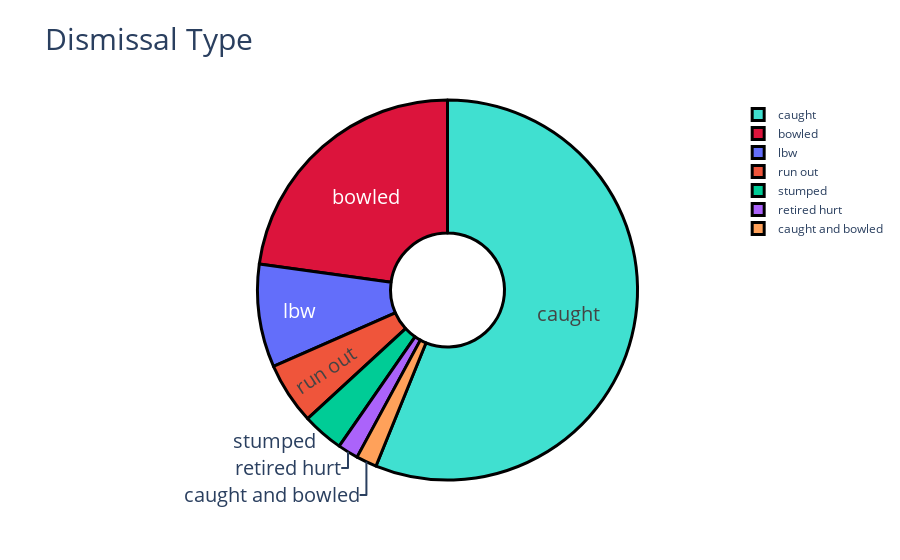

Here is the notebook cell this chart was saved with:
### Code cell
Batting_Targets['name'] = Batting_Targets.index
widgets.interact(Batsman_Analysis, Batter = Batting_Targets['name'])

### Figure 1 — Plotly figure (JSON) as saved in the notebook; plotly's stock layout.template omitted (floating-point values rounded to 4 significant figures)
{"data": [{"hole": 0.3, "hoverinfo": "label+percent", "labels": ["caught", "bowled", "lbw", "run out", "stumped", "retired hurt", "caught and bowled"], "marker": {"colors": ["turquoise", "crimson"], "line": {"color": "#000000", "width": 3}}, "textfont": {"size": 20}, "textinfo": "label", "type": "pie", "values": [32, 13, 5, 3, 2, 1, 1]}], "layout": {"title": {"font": {"size": 30}, "text": "Dismissal Type"}}}
